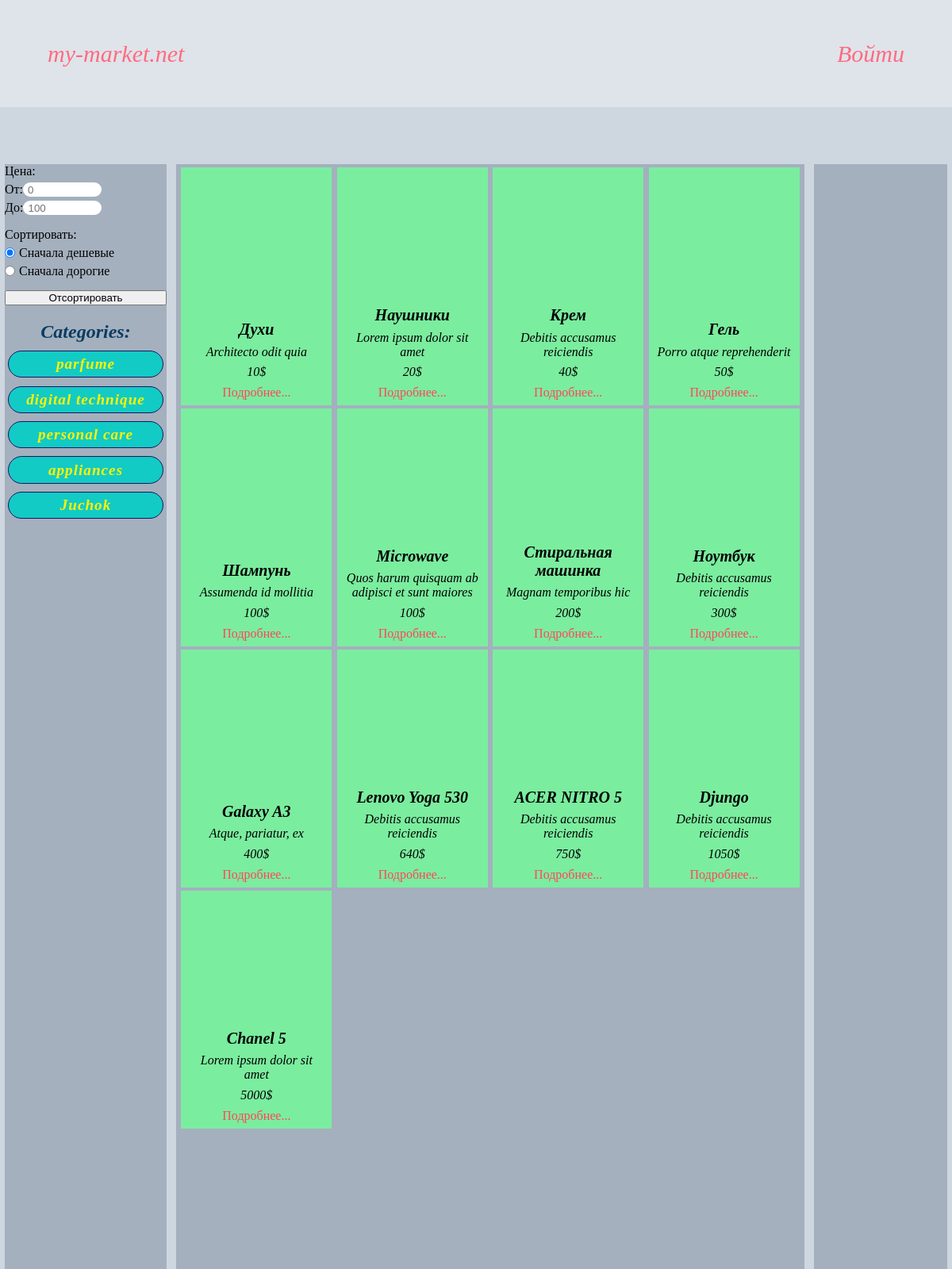
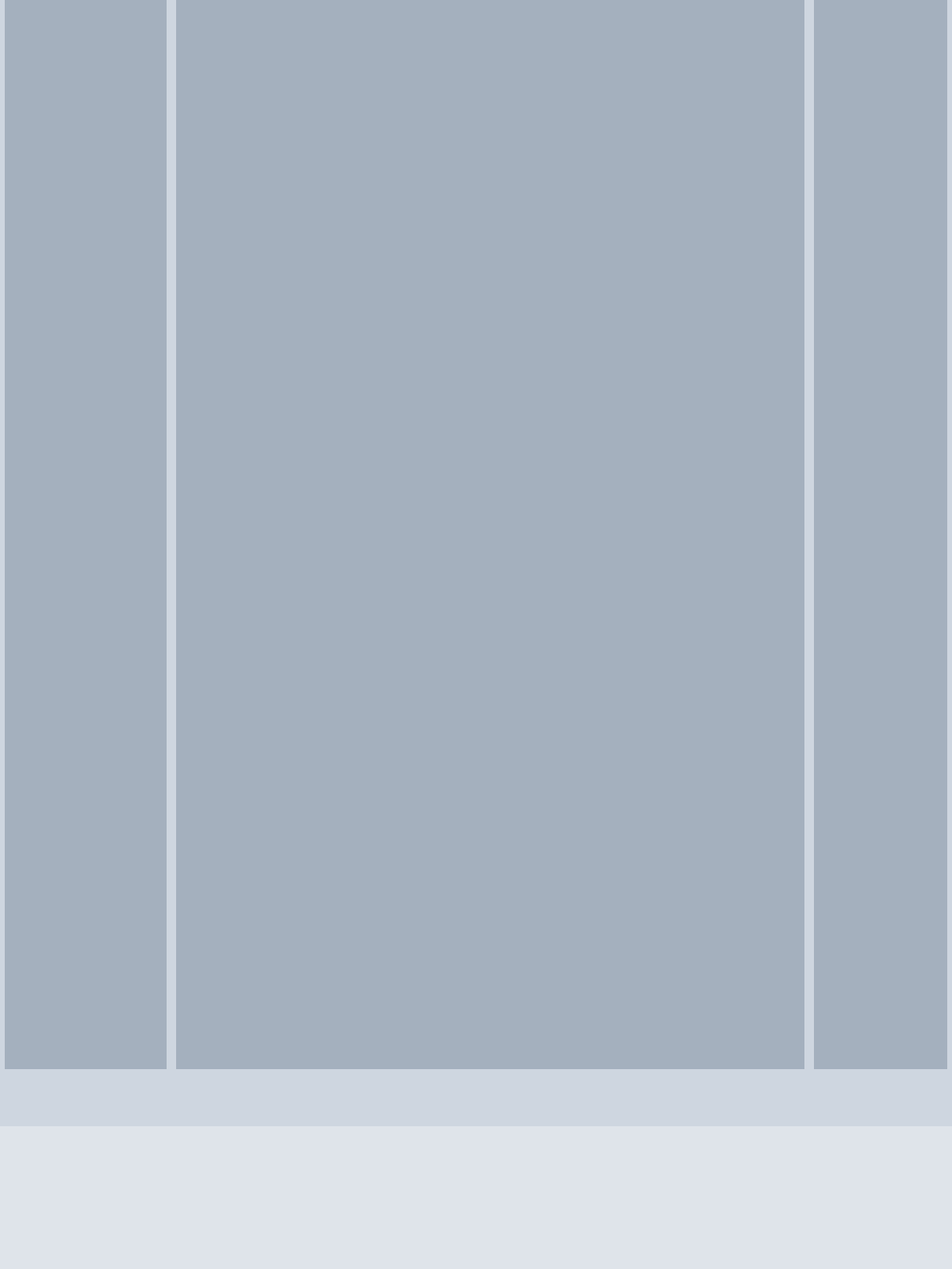
The page / on the database its author committed (2 pictures, top to bottom).
### on_market/apps/products/models.py (models this page shows, shortened)
class Product(models.Model):
	product_name = models.CharField('product name', max_length = 100)
	short_description = models.CharField('short description', max_length = 200)
	long_description = models.TextField('long description')
	price = models.IntegerField('price')
	category = models.CharField('product category', max_length = 50)
	producer = models.CharField('product producer', max_length = 50)

### on_market/apps/products/views.py (the view)
# urls.py: path('', views.main_page),
def main_page(request):
	product = Product.objects.order_by('price')
	tags_list = category_func(product)
	return render(request, 'main_page.html', {'product': product, 'tags_list': tags_list})

### on_market/apps/products/views.py (called while the page is built)
def category_func(product):
	product_list = []
	tags_list = []
	for p in product:
		product_list.append(p.category)
	tags_list.append(product_list[0])
	count = 0
	while True:
		for p in product_list:
			for tag in tags_list:
				if p != tag:
					count += 1
				if count == len(tags_list):
					tags_list.append(p)
					break
			product_list.remove(p)
			count = 0
			break
		if len(product_list) == 0:
			break
	return tags_list#функция для поиска тэгов и передачи их в списке другим функциям

### on_market/templates/main_page.html (shortened to what this page needs)
{% extends 'base.html' %}
{% load static %}
{% block links %}
	<link rel="stylesheet" href="{% static 'css/main_page_style.css' %}">
{% endblock links %}
{% block header %}
	<a href="#" id="profile"><p>Войти</p></a>
{% endblock header %}
{% block main %}
	<div class="postmainblocks categories">
		<form action="{% url 'products:sort' %}" id="filter" method="POST">
			<div id="price_range">
				<div><p>Цена:</p></div>
				<div>
					<p>От:</p>
					<input type="number" placeholder="0" name="from" id="from" form="filter" value="{{ value.from }}">
				</div>
				<div>
					<p>До:</p>
					<input type="number" placeholder="100" name="to" id="to" form="filter" value="{{ value.to }}">
				</div>
			</div>
			<div id="sort">
				<div><p>Сортировать:</p></div>
				<div>
					<input type="radio" id="min" value="min" name="sortbutton" form="filter" checked>
					<label for="min">Сначала дешевые</label>
				</div>
				<div>
					<input type="radio" id="max" value="max" name="sortbutton" form="filter">
					<label for="max">Сначала дорогие</label>
				</div>
			</div>
			<button type="submit">Отсортировать</button>
		</form>
		<div class="postmainblocks tags">
			<p id="category">Categories:</p>
			{% for tag in tags_list %}
				<a href="{% url 'products:category' tag %}">
					<p>{{ tag }}</p>
				</a>
			{% endfor%}
		</div>
	</div>
	<div class="postmainblocks products">
		{% for p in product %}
			<div class="product">
				<div id="product_name"><p>{{ p.product_name }}</p></div>
				<div id="short_description"><p>{{ p.short_description }}</p></div>
				<div id="price"><p>{{ p.price }}$</p></div>
				<div id="more"><a href="{% url 'products:product' p.id %}">Подробнее...</a></div>
			</div>
		{% endfor%}
	</div>
	<div class="postmainblocks news"></div>
{% endblock main %}

### on_market/templates/base.html (shortened to what this page needs)
<!DOCTYPE html>
<html lang="en">
<head>
	{% block links %}{% endblock links %}
</head>
<body>
	<header>
		<a href="http://127.0.0.1:8000/" id="site_name_link"><p id="site_name">my-market.net</p></a>
		{% block header %}
		{% endblock header %}
	</header>
	<div id="container">
		<main>
			{% block main %}
			{% endblock main %}
		</main>
	</div>
	<footer>
	</footer>
</body>
</html>

### static/css/main_page_style.css (style rules this page uses)
* { margin: 0; padding: 0; }
body { width: 100vw; height: 400vh; display: flex; flex-direction: column; justify-content: center; align-items: center; position: relative; }
header { width: 100%; height: 150px; background-color: rgba(223, 228, 234,1.0); display: flex; flex-direction: row; justify-content: space-between; align-items: center; }
#site_name_link { text-decoration: none; margin-left: 5%; font-size: 30px; font-style: italic; color: rgba(255, 107, 129,1.0); }
#profile { text-decoration: none; margin-right: 5%; font-size: 30px; font-style: italic; color: rgba(255, 107, 129,1.0); }
#container { height: 100%; width: 100%; display: flex; align-items: center; justify-content: center; }
main { width: 100%; height: 100%; background-color: rgba(206, 214, 224,1.0); display: flex; flex-direction: row; justify-content: space-around; align-items: center; }
.postmainblocks { height: 95%; background-color: rgba(164, 176, 190,1.0); }
.categories { width: 17%; display: flex; flex-direction: column; }
.tags { display: flex; flex-direction: column; width: 100%; box-sizing: content-box; align-items: center; }
.tags a { display: flex; align-items: center; justify-content: center; width: 90%; padding: 2.5%; box-sizing: padding-box; background-color: rgba(18, 203, 196,1.0); margin-top: 5%; text-align: center; border-radius: 20px; border: solid 1.5px rgba(27, 20, 100,1.0); text-decoration: none; }
.tags a p { font-weight: 700; font-style: italic; font-size: 120%; color: rgba(255, 242, 0,1.0); letter-spacing: 1px; }
#category { margin-top: 10%; font-weight: 700; font-style: italic; font-size: 150%; color: rgba(10, 61, 98,1.0); }
#filter { width: 100%; height: auto; display: flex; flex-direction: column; }
#price_range { width: 60%; height: auto; display: flex; flex-direction: column; }
#price_range div { display: flex; flex-direction: row; margin-bottom: 5px; }
#price_range input { display: block; width: 100%; padding: 0% 5%; border-radius: 10px; border: none; outline: none; }
#sort { display: flex; flex-direction: column; margin: 5% 0%; }
#sort div { display: flex; flex-direction: row; margin-bottom: 5px; align-items: center; }
#sort label { margin-left: 5px; }
.products { width: 66%; display: flex; flex-wrap: wrap; flex-direction: row; justify-content: flex-start; align-content: flex-start; }
.product { height: 300px; width: 24%; margin-left: 0.8%; margin-top: 0.5%; background-color: rgba(123, 237, 159,1.0); display: flex; flex-direction: column; justify-content: flex-end; align-items: center; }
.product p { font-style: italic; }
.product div { width: 90%; display: inline-block; text-align: center; }
#product_name { margin-bottom: 4%; }
#short_description { margin-bottom: 4%; }
#price { margin-bottom: 4%; }
#more { margin-bottom: 4%; }
#product_name p { font-size: 20px; font-weight: 600; }
#more a { text-decoration: none; color: rgba(255, 71, 87,1.0); }
.news { width: 14%; }
footer { height: 200px; width: 100%; background-color: rgba(223, 228, 234,1.0); }

### rows shown on the page
Product: tags_list "parfume", product_name "Духи", short_description "Architecto odit quia", price "10"
Product: tags_list "digital technique", product_name "Наушники", short_description "Lorem ipsum dolor sit amet", price "20"
Product: tags_list "personal care", product_name "Крем", short_description "Debitis accusamus reiciendis", price "40"
Product: tags_list "appliances", product_name "Microwave", short_description "Quos harum quisquam ab adipisci et sunt maiores", price "100"
Product: tags_list "Juchok", product_name "Djungo", short_description "Debitis accusamus reiciendis", price "1050"
Product: product_name "Гель", short_description "Porro atque reprehenderit", price "50"
Product: product_name "Шампунь", short_description "Assumenda id mollitia", price "100"
Product: product_name "Стиральная машинка", short_description "Magnam temporibus hic", price "200"
Product: product_name "Ноутбук", short_description "Debitis accusamus reiciendis", price "300"
Product: product_name "Galaxy A3", short_description "Atque, pariatur, ex", price "400"
Product: product_name "Lenovo Yoga 530", short_description "Debitis accusamus reiciendis", price "640"
Product: product_name "ACER NITRO 5", short_description "Debitis accusamus reiciendis", price "750"
Product: product_name "Chanel 5", short_description "Lorem ipsum dolor sit amet", price "5000"
